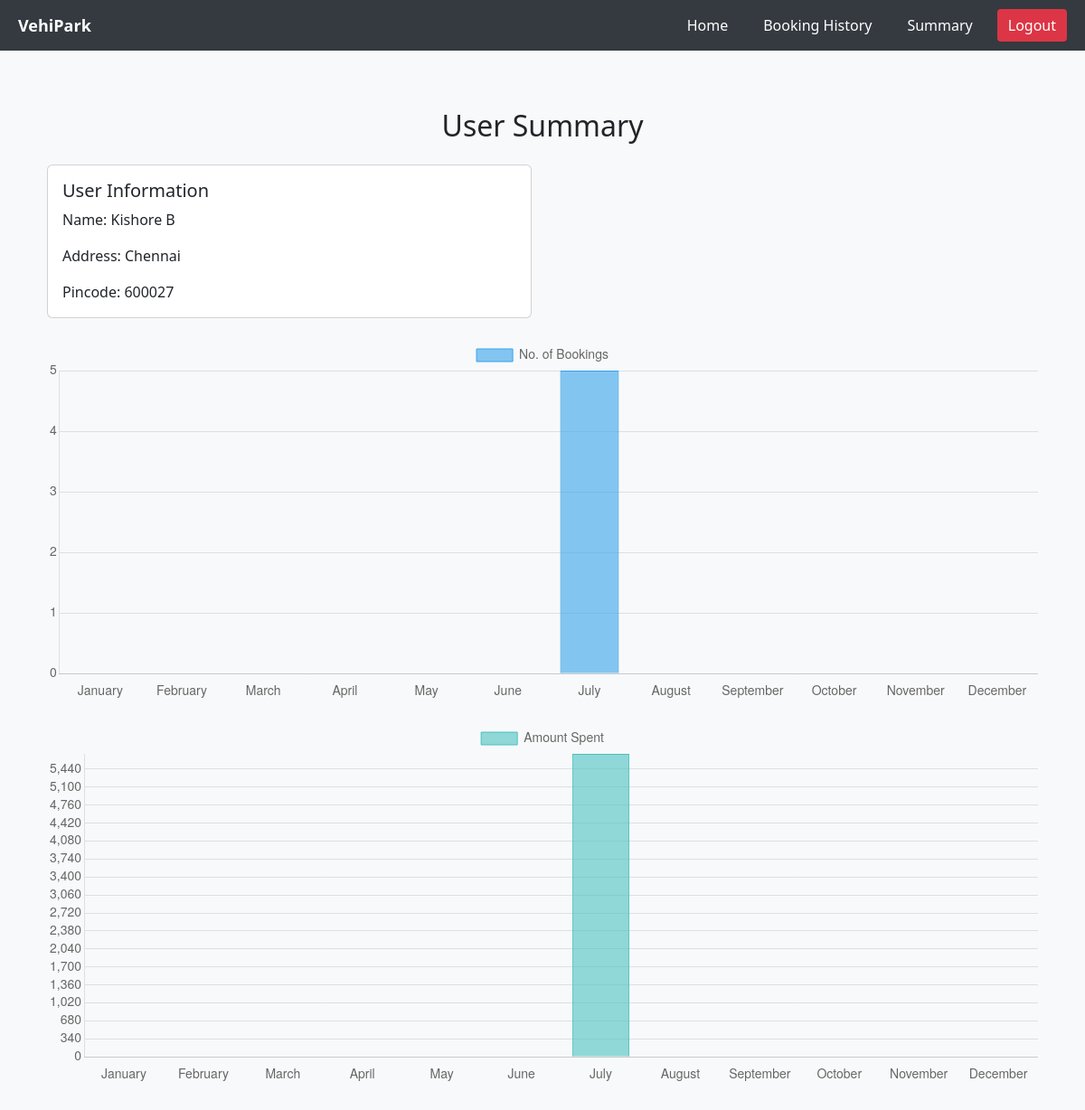
The app's page /summary (signed in), older data.
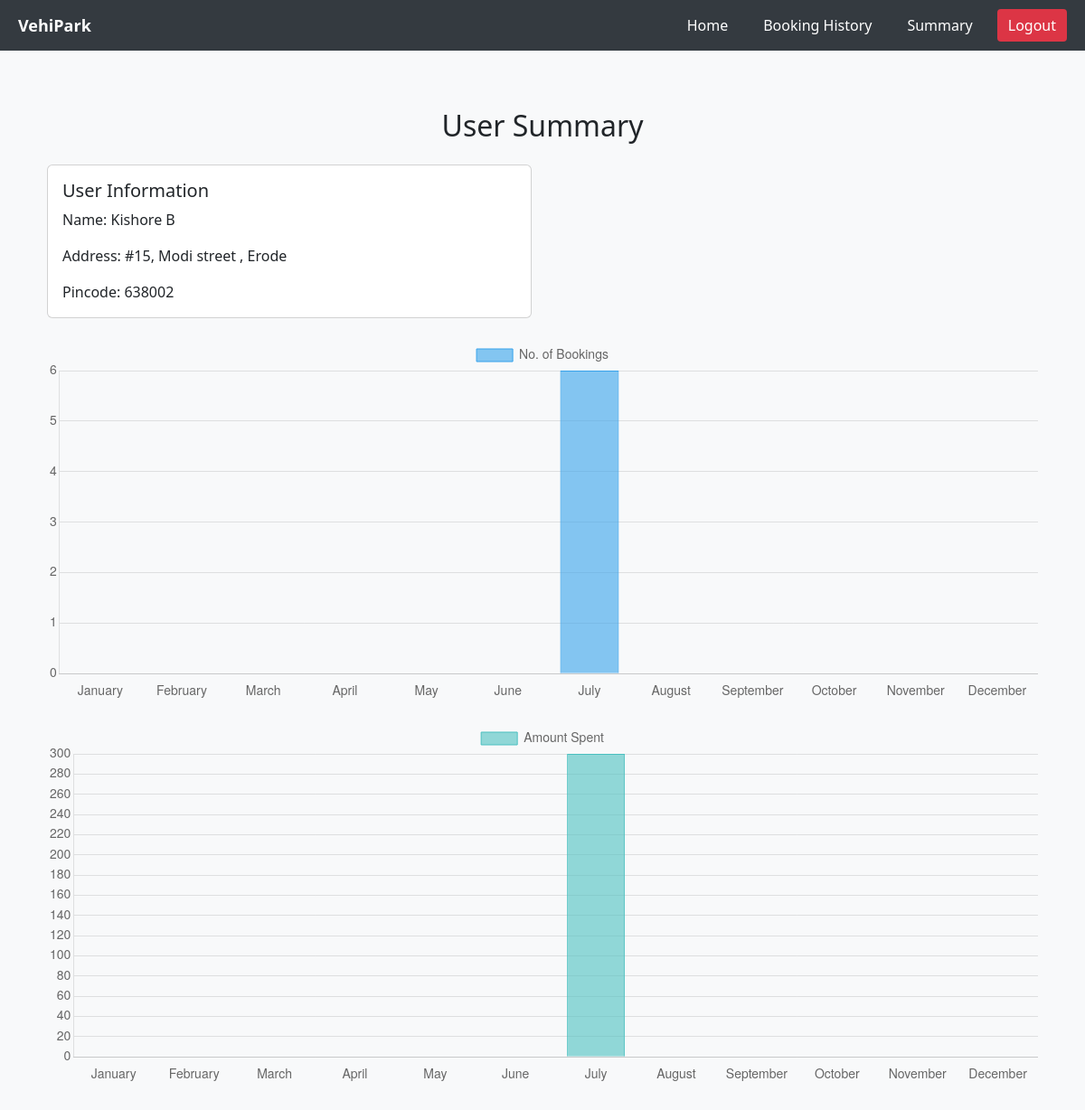
The same page, newer data.
### models.py (models this page shows)
class User(db.Model):
    __tablename__ = "user"
    id = db.Column(db.Integer, primary_key=True)
    username = db.Column(db.String(20), unique=True, nullable=False)
    password = db.Column(db.String(20), nullable=False)
    fullname = db.Column(db.String(20), nullable=False)
    address = db.Column(db.String(20), nullable=False)
    pincode = db.Column(db.String(20), nullable=False)
    bookings = db.relationship(
        "Booking", back_populates="user", cascade="all, delete-orphan"
    )

### controllers.py (the view)
@app.route("/summary")
def user_summary():
    if "user_id" not in session:
        return redirect(url_for("login"))
    user_id = session["user_id"]
    user = User.query.get(user_id)
    monthly_counts = [0] * 12
    monthly_expenses = [0] * 12
    bookings = Booking.query.filter_by(user_id=user_id).all()
    for booking in bookings:
        if booking.start_time:
            month = booking.start_time.month
            monthly_counts[month - 1] += 1
            monthly_expenses[month - 1] += booking.parking_cost or 0
    print("Monthly Counts:", monthly_counts)
    print("Monthly Expenses:", monthly_expenses)
    return render_template(
        "user_summary.html",
        user=user,
        monthly_counts=monthly_counts,
        monthly_expenses=monthly_expenses,
    )

### templates/user_summary.html (shortened to what this page needs)
{% extends "user_base.html" %}
{% block content %}
<div class="container mt-4">
    <h2 class="mb-4 text-center">User Summary</h2>
    <div class="row">
        <div class="col-md-6">
            <div class="card mb-4">
                <div class="card-body">
                    <h5 class="card-title">User Information</h5>
                    <p class="card-text">Name: {{ user.fullname }}</p>
                    <p class="card-text">Address: {{ user.address }}</p>
                    <p class="card-text">Pincode: {{ user.pincode }}</p>
                </div>
            </div>
        </div>
        <div class="col-md-12">
            <div style="position: relative; height: 400px;">
                <canvas id="bookingChart" style="image-rendering: pixelated;"></canvas>
            </div>
        </div>
        <div class="col-md-12 mt-4">
            <div style="position: relative; height: 400px;">
                <canvas id="expenseChart" style="image-rendering: pixelated;"></canvas>
            </div>
        </div>
    </div>
</div>
{% endblock %}

Row changes from the older to the newer data that the page shows:
changed User "Kishore B": address "Chennai" → "#15, Modi street , Erode"; pincode "600027" → "638002"
Text that changed along with them:
chart data {{ monthly_counts | tojson }}: [0, 0, 0, 0, 0, 0, 5, 0, 0, 0, 0, 0] → [0, 0, 0, 0, 0, 0, 6, 0, 0, 0, 0, 0]
chart data {{ monthly_expenses | tojson }}: [0, 0, 0, 0, 0, 0, 5730.0, 0, 0, 0, 0, 0] → [0, 0, 0, 0, 0, 0, 300.0, 0, 0, 0, 0, 0]
